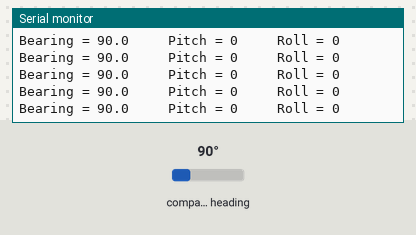
This sketch was run on a simulated Arduino Uno, built with avr-gcc and run on an emulated ATmega328P. On the bench: the last lines printed to the serial monitor. Wiring (inferred from the names in the program): CMPS compass at I2C address 0x60. The test bench sets the inputs (shaded band); at power-on: compass heading 90°.

Above: at 2.4 s.
2.5 s: compass heading set to 180°
At 3.6 s:
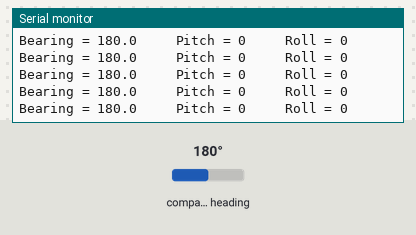
5.5 s: compass heading set to 7°
At 6.1 s:
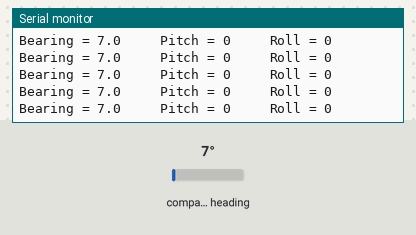
8.5 s: compass heading set to 90°
At 9.2 s:
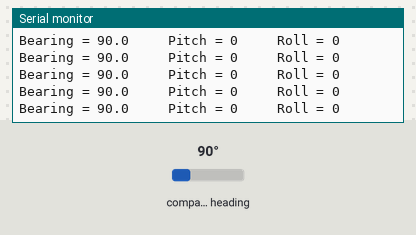
11.5 s: compass heading set to 0°
At 12.3 s:
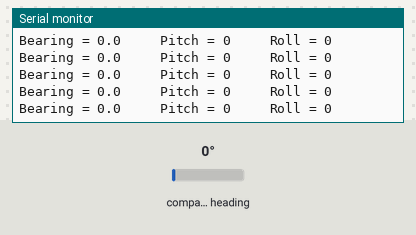
14.5 s: compass heading set to 12°
At 15.4 s:
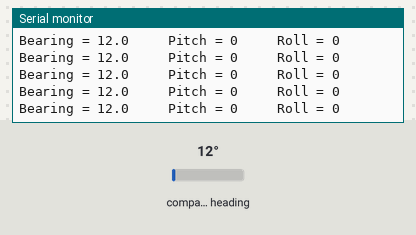
Timing chart, 0 to 17.5 s (numbered marks = the images above; inputs shaded):
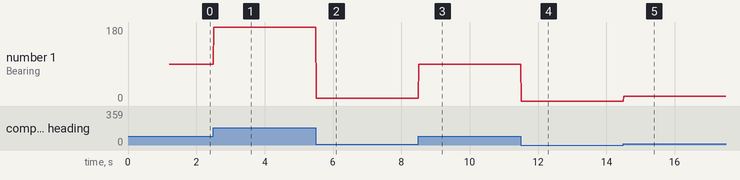

Measured:
- after the input at 2.5 s, the serial monitor: prints a new line at once (image 1)
- after the input at 5.5 s, the serial monitor: prints a new line at once (image 2)
- after the input at 8.5 s, the serial monitor: prints a new line at once (image 3)
- after the input at 11.5 s, the serial monitor: prints a new line at once (image 4)
- after the input at 14.5 s, the serial monitor: prints a new line at once (image 5)
- plotted number 1: 90 → 180 after the input at 2.5 s, 180 → 7 after the input at 5.5 s, 7 → 90 after the input at 8.5 s, 0 → 12 after the input at 14.5 s

The sketch:

Cmps10.ino
```cpp
#include <Wire.h>

// Defines address of CMPS10
#define ADDRESS 0x60

byte highByte, lowByte, fine;
char pitch, roll;
int bearing;

void setup()
{
  Wire.begin();
  Serial.begin(115200);
  delay(1000);
  Serial.println("Restoring Factory calibration");
  restoreFactory();
}

void loop()
{
  requestData();
  getData();
  displayData(bearing, fine, pitch, roll);  // Display data to the LCD03

  delay(10);
}

void requestData()
{
   //starts communication with CMPS10
   Wire.beginTransmission(ADDRESS);
   //Sends the register we wish to start reading from
   Wire.write(2);
   Wire.endTransmission();

   // Request 4 bytes from CMPS10
   Wire.requestFrom(ADDRESS, 4);
   // Wait for bytes to become available
   while(Wire.available() < 4);
   highByte = Wire.read();
   lowByte = Wire.read();
   pitch = Wire.read();
   roll = Wire.read();
}

void getData()
{
   // Calculate full bearing
   bearing = ((highByte<<8)+lowByte)/10;

   // Calculate decimal place of bearing
   fine = ((highByte<<8)+lowByte)%10;
}

void restoreFactory()
{
 //starts communication with CMPS10
 Wire.beginTransmission(ADDRESS);
 //Sends the register we wish to start reading from
 Wire.write(22);
 Wire.write(0x20);
 Wire.endTransmission();
 delay(100);
 Wire.beginTransmission(ADDRESS);
 //Sends the register we wish to start reading from
 Wire.write(22);
 Wire.write(0x2A);
 Wire.endTransmission();
 delay(100);
 Wire.beginTransmission(ADDRESS);
 //Sends the register we wish to start reading from
 Wire.write(22);
 Wire.write(0x60);
 Wire.endTransmission();
}

void displayData(int b, int f, int p, int r)
{
  Serial.print("Bearing = ");
  Serial.print(b);
  Serial.print(".");
  Serial.print(f);
  Serial.print("     Pitch = ");
  Serial.print(p);
  Serial.print("     Roll = ");
  Serial.println(r);
}
```
